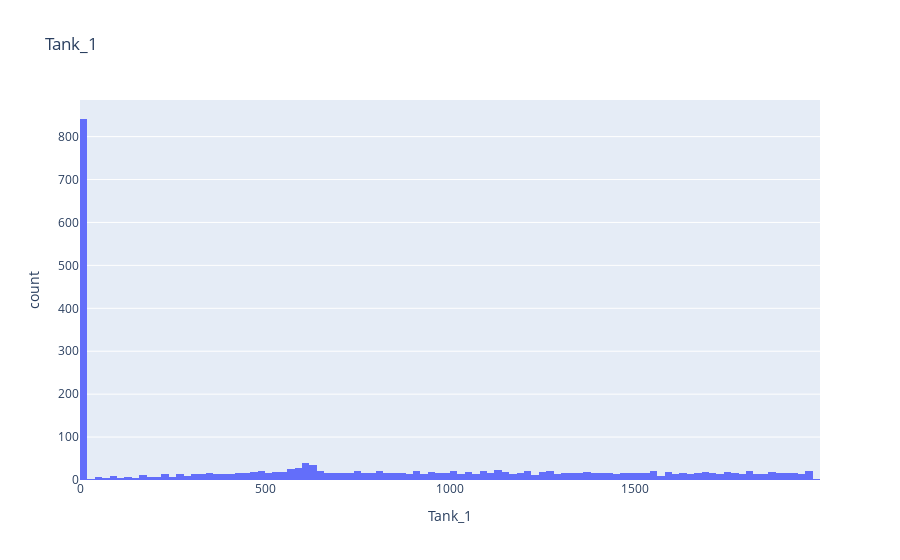
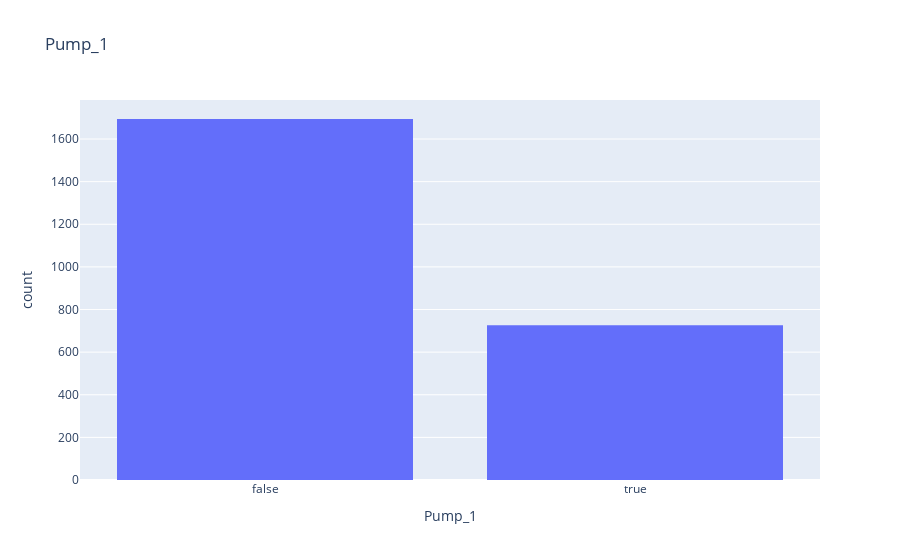
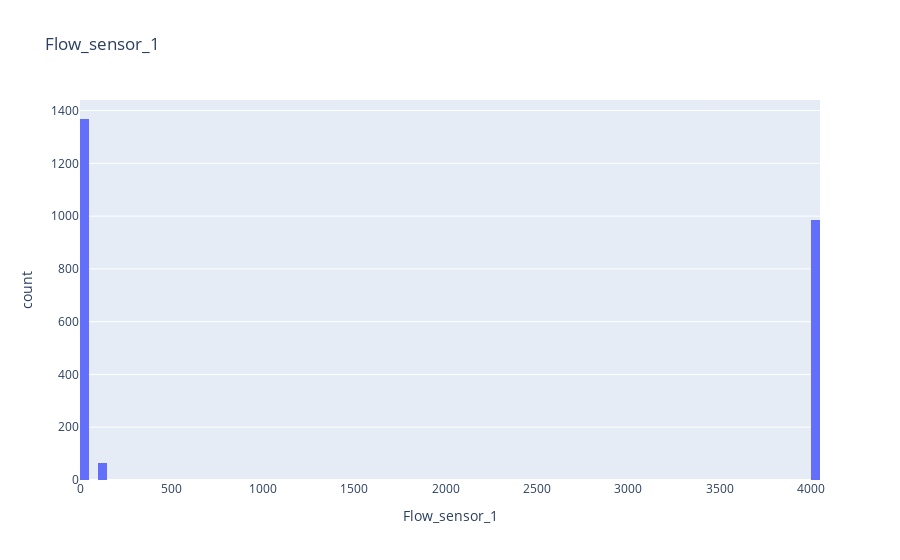
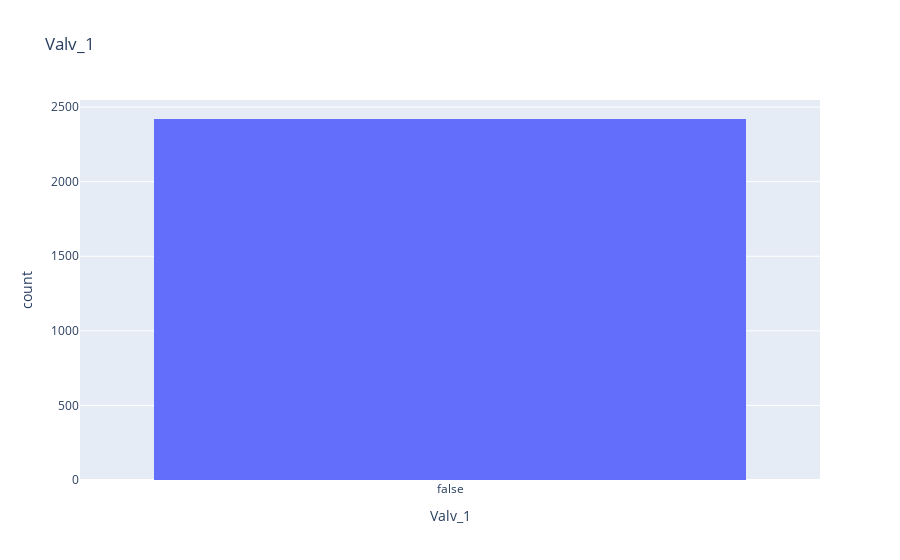

Notebook source saved alongside these figures, in order:
### Code cell
# do the same to attack dataset
fig = px.histogram(df_physical_att_1, x="Tank_1", nbins=100, title="Tank_1")
fig.show()
fig = px.histogram(df_physical_att_1, x="Pump_1", nbins=100, title="Pump_1")
fig.show()
fig = px.histogram(df_physical_att_1, x="Flow_sensor_1", nbins=100, title="Flow_sensor_1")
fig.show()
fig = px.histogram(df_physical_att_1, x="Valv_1", nbins=100, title="Valv_1")
fig.show()
fig = px.histogram(df_physical_att_1, x="Label", nbins=100, title="Label")
fig.show()
fig = px.histogram(df_physical_att_1, x="Label_n", nbins=100, title="Label_n")
fig.show()

### Figure 1 — Plotly figure (JSON) as saved in the notebook; plotly's stock layout.template omitted (floating-point values rounded to 4 significant figures; data arrays with more than 128 entries replaced by an {"elided": "..."} marker saying what was removed)
{"data": [{"alignmentgroup": "True", "bingroup": "x", "hovertemplate": "Tank_1=%{x}<br>count=%{y}<extra></extra>", "legendgroup": "", "marker": {"color": "#636efa", "pattern": {"shape": ""}}, "name": "", "nbinsx": 100, "offsetgroup": "", "orientation": "v", "showlegend": false, "type": "histogram", "x": {"elided": "2420 int values"}, "xaxis": "x", "yaxis": "y"}], "layout": {"barmode": "relative", "legend": {"tracegroupgap": 0}, "title": {"text": "Tank_1"}, "xaxis": {"anchor": "y", "domain": [0, 1], "title": {"text": "Tank_1"}}, "yaxis": {"anchor": "x", "domain": [0, 1], "title": {"text": "count"}}}}

### Figure 2 — Plotly figure (JSON) as saved in the notebook; plotly's stock layout.template omitted (floating-point values rounded to 4 significant figures; data arrays with more than 128 entries replaced by an {"elided": "..."} marker saying what was removed)
{"data": [{"alignmentgroup": "True", "bingroup": "x", "hovertemplate": "Pump_1=%{x}<br>count=%{y}<extra></extra>", "legendgroup": "", "marker": {"color": "#636efa", "pattern": {"shape": ""}}, "name": "", "nbinsx": 100, "offsetgroup": "", "orientation": "v", "showlegend": false, "type": "histogram", "x": {"elided": "2420 bool values"}, "xaxis": "x", "yaxis": "y"}], "layout": {"barmode": "relative", "legend": {"tracegroupgap": 0}, "title": {"text": "Pump_1"}, "xaxis": {"anchor": "y", "domain": [0, 1], "title": {"text": "Pump_1"}}, "yaxis": {"anchor": "x", "domain": [0, 1], "title": {"text": "count"}}}}

### Figure 3 — Plotly figure (JSON) as saved in the notebook; plotly's stock layout.template omitted (floating-point values rounded to 4 significant figures; data arrays with more than 128 entries replaced by an {"elided": "..."} marker saying what was removed)
{"data": [{"alignmentgroup": "True", "bingroup": "x", "hovertemplate": "Flow_sensor_1=%{x}<br>count=%{y}<extra></extra>", "legendgroup": "", "marker": {"color": "#636efa", "pattern": {"shape": ""}}, "name": "", "nbinsx": 100, "offsetgroup": "", "orientation": "v", "showlegend": false, "type": "histogram", "x": {"elided": "2420 int values"}, "xaxis": "x", "yaxis": "y"}], "layout": {"barmode": "relative", "legend": {"tracegroupgap": 0}, "title": {"text": "Flow_sensor_1"}, "xaxis": {"anchor": "y", "domain": [0, 1], "title": {"text": "Flow_sensor_1"}}, "yaxis": {"anchor": "x", "domain": [0, 1], "title": {"text": "count"}}}}

### Figure 4 — Plotly figure (JSON) as saved in the notebook; plotly's stock layout.template omitted (floating-point values rounded to 4 significant figures; data arrays with more than 128 entries replaced by an {"elided": "..."} marker saying what was removed)
{"data": [{"alignmentgroup": "True", "bingroup": "x", "hovertemplate": "Valv_1=%{x}<br>count=%{y}<extra></extra>", "legendgroup": "", "marker": {"color": "#636efa", "pattern": {"shape": ""}}, "name": "", "nbinsx": 100, "offsetgroup": "", "orientation": "v", "showlegend": false, "type": "histogram", "x": {"elided": "2420 bool values"}, "xaxis": "x", "yaxis": "y"}], "layout": {"barmode": "relative", "legend": {"tracegroupgap": 0}, "title": {"text": "Valv_1"}, "xaxis": {"anchor": "y", "domain": [0, 1], "title": {"text": "Valv_1"}}, "yaxis": {"anchor": "x", "domain": [0, 1], "title": {"text": "count"}}}}
